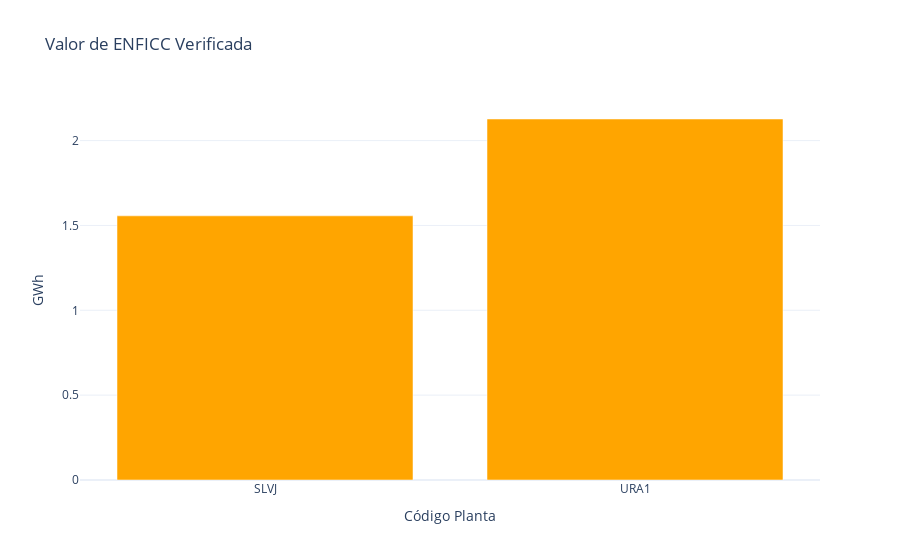

Write notebook code for a chart like this one.
### Markdown cell above
Se grafica el ENFICC de las plantas que se deseen observar

### Code cell
listado_plantas = ['SLVJ', 'URA1']                                                # Listado de plantas por el cuál se desea filtrar

if len(listado_plantas) > 0:
    df_filtrado = df_filtrado[df_filtrado['CodigoPlanta'].isin(listado_plantas)]  # Se filtra por el listado de plantas

fig = go.Figure(data=[                                  # Se crea la gráfica de barras
    go.Bar(
        x=df_filtrado['CodigoPlanta'],                  # Valores Eje X
        y=df_filtrado['ENFICCVerificada'],              # Valores Eje Y
        marker_color='orange'                           # Color del gráfico
    )
])

fig.update_layout(                                      # Configurar el diseño del gráfico
    title='Valor de ENFICC Verificada',                 # Título del gráfico
    xaxis_title='Código Planta',                        # Título Eje X
    yaxis_title='GWh',                                  # Título Eje Y
    template='plotly_white'
)

fig.show()                                              # Se muestra el gráfico

### Figure 1 — Plotly figure (JSON) as saved in the notebook; plotly's stock layout.template omitted (floating-point values rounded to 4 significant figures)
{"data": [{"marker": {"color": "orange"}, "type": "bar", "x": ["SLVJ", "URA1"], "y": [1.557, 2.127]}], "layout": {"title": {"text": "Valor de ENFICC Verificada"}, "xaxis": {"title": {"text": "Código Planta"}}, "yaxis": {"title": {"text": "GWh"}}}}
